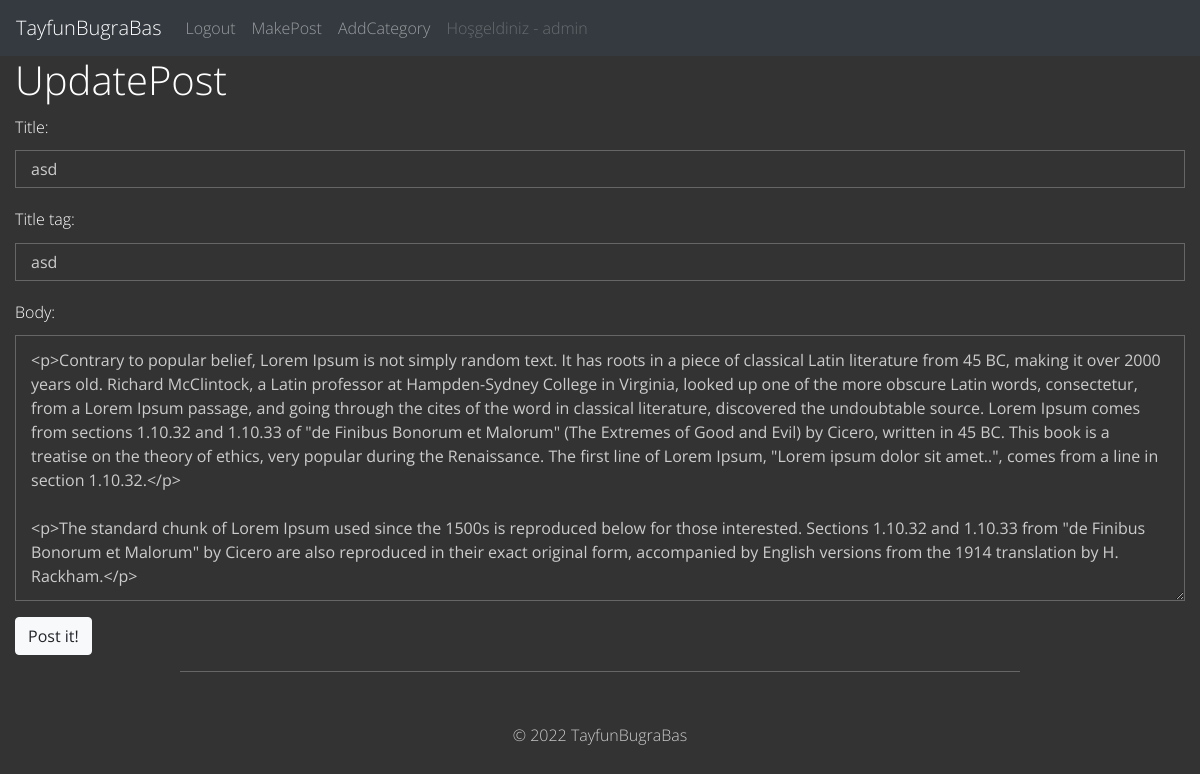
Page /article/edit/ArticleId/9 (signed in) on the committed database.
### TayfunBlog/models.py (models this page shows, shortened)
class Post(models.Model):
   title = models.CharField(max_length=255)
   title_tag= models.CharField(max_length=255, default = "")
   author = models.ForeignKey(User, on_delete=models.CASCADE)
   body = RichTextField(blank=True, null=True)
   postDate = models.DateField(auto_now_add=True)
   category = models.CharField(max_length=255, default='not-categorized')
   snippet = models.TextField()
   header_img = models.ImageField(null = True,blank = True, upload_to="img/")
   likes = models.ManyToManyField(User, related_name='blog_post')

### TayfunBlog/views.py (the view)
# urls.py: path('article/edit/ArticleId/<int:pk>', UpdatePost.as_view(), name = 'update_post' ),
class UpdatePost(UpdateView):
    model = Post
    template_name = 'updatePost.html'
    form_class = FormPostUpdate

### TayfunBlog/forms.py
class FormPostUpdate(forms.ModelForm):
    class Meta:
        model = Post
        fields = ('title','title_tag','body')
        widgets = {
            'title': forms.TextInput(attrs={'class':'form-control'}),
            'title_tag': forms.TextInput(attrs={'class':'form-control'}),
            'body': forms.Textarea(attrs={'class':'form-control'}),
            'snippet': forms.Textarea(attrs={'class':'form-control'}),
            }

### TayfunBlog/templates/updatePost.html (shortened to what this page needs)
{%extends 'base.html'%}
{% load static %}
{%block content%}
<div class="container">
<h1>UpdatePost </h1>
{% if user.is_superuser %}
    <div class="form-group">
        <form method = "POST">
                {{form.as_p}}
                <button class="btn btn-light">Post it!</button>
    </div>
{% else %}
    <p>Hello, visitor. You cant Edit Post Sorry :)</p>
{% endif %}
</div>
{%endblock%}

### TayfunBlog/templates/base.html (shortened to what this page needs)
{% load static %}
<!doctype html>
<html lang="en">
  <head>
    <link rel="stylesheet" href="https://cdn.jsdelivr.net/npm/bootstrap@4.6.1/dist/css/bootstrap.min.css">
    <link rel="stylesheet" href="{% static 'css/bootstrap.min.css'%}">
    <link rel="stylesheet" href="{% static 'css/templatemo-style.css' %}">
  </head>
  <body>
    <nav class="navbar navbar-expand-lg  navbar-dark bg-dark"  >
        <a class="navbar-brand" href="{%url 'home' %}">TayfunBugraBas</a>
        <div class="collapse navbar-collapse" id="navbarSupportedContent">
          <ul class="navbar-nav mr-auto">
            {%if user.is_authenticated %}
            <li class="nav-item">
              <a class="nav-link" href="{%url 'logout' %}">Logout</a>
            </li>
            {%endif%}
            {% if user.is_superuser %}
            <li class="nav-item">
              <a class="nav-link" href="{%url 'Make' %}">MakePost</a>
            </li>
            <li class="nav-item">
              <a class="nav-link" href="{%url 'add_Category' %}">AddCategory</a>
            </li>
            {%endif%}
            <li class="nav-item">
              <a class="nav-link disabled" href="">Hoşgeldiniz - {{user.username}}</a>
            </li>
          </ul>
        </div>
      </nav>
    {%block content%}
    {%endblock%}
    <hr>
    <div class="container tm-container-2">
    <footer class="row mt-5 mb-5">
      <div class="col-lg-12">
          <p class="text-center tm-text-gray tm-copyright-text mb-0"> &copy;
              <span class="tm-current-year">2022</span> TayfunBugraBas
          </p>
      </div>
  </footer>
  </div>
  </body>
</html>

### TayfunBlog/static/css/templatemo-style.css (style rules this page uses)
body { background-color: #333333; color: #FFFFFF; font-family: 'Open Sans', Helvetica, Arial, sans-serif; font-weight: 300; overflow-x: hidden; }
h1, h2, h3, h4, h5, h6 { font-weight: 300; }
.tm-text-gray { color: #CCCCCC; }
hr { border-color: #666666; max-width: 70%; }
.form-control { border-radius: 0; border-color: #666666; color: #CCC; background: transparent; padding: 12px 15px; }
.form-control::placeholder { color: #CCCCCC; opacity: 1; }
input, textarea, [contenteditable] { caret-color: #FFFFFF; }
p { line-height: 1.9; }
@media (min-width: 1200px) { .container { max-width: 1310px; } }
@media (min-width: 1200px) { .tm-container-2 { max-width: 1170px; } }

### rows in the picture
Post: title "asd", title_tag "asd", body "<p>Contrary to popular belief, Lorem Ipsum is not simply random text. It has roots in a piece of classical Latin literature from 45 BC, making it over 2000 years old. Richard McClintock, a Latin professor at Hampden-Sydney College in Virginia, looked up one of the more obscure Latin words, consectetur, from a Lorem Ipsum passage, and going through the cites of the word in classical literature, discovered the undoubtable source. Lorem Ipsum comes from sections 1.10.32 and 1.10.33 of \"de Finibus Bonorum et Malorum\" (The Extremes of Good and Evil) by Cicero, written in 45 BC. This book is a treatise on the theory of ethics, very popular during the Renaissance. The first line of Lorem Ipsum,…"

### other values in the picture
{{ user.username }} "admin"
